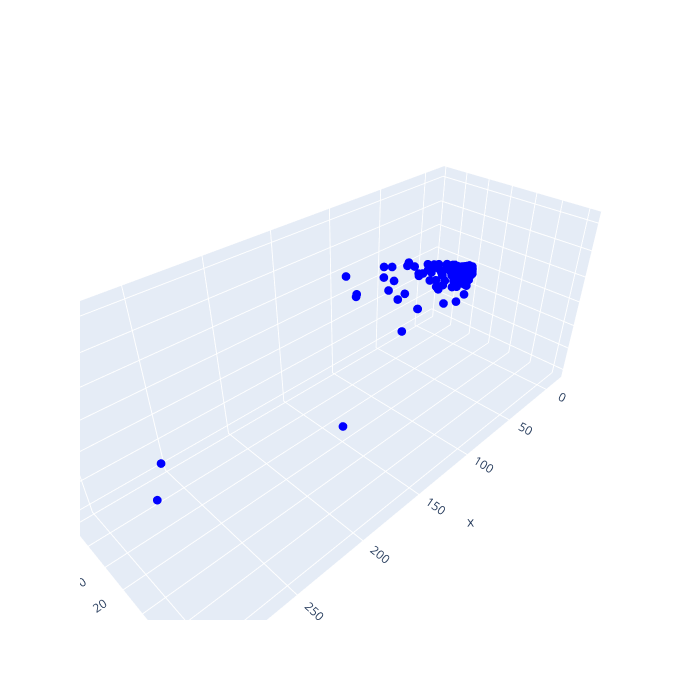

The notebook cell this image was saved under:
### Markdown cell above
Lets take a look how our reduced data looks in 3D space:

### Code cell
show3D(reducedData[0:, 0], reducedData[0:, 1], reducedData[0:, 2], 'blue')

### Figure 1 — Plotly figure (JSON) as saved in the notebook; plotly's stock layout.template omitted (floating-point values rounded to 4 significant figures; data arrays with more than 128 entries replaced by an {"elided": "..."} marker saying what was removed)
{"data": [{"marker": {"color": "blue", "size": 3}, "mode": "markers", "type": "scatter3d", "uid": "155895ef-8652-4595-886b-51a22062b270", "x": {"elided": "573 float values"}, "y": {"elided": "573 float values"}, "z": {"elided": "573 float values"}}], "layout": {"height": 700, "width": 700}}
